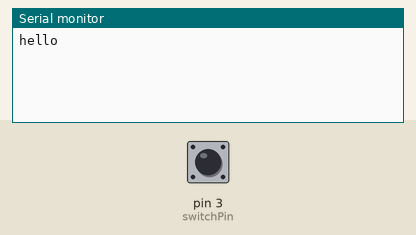
Bench run of a sketch on a simulated Arduino Uno, built with avr-gcc and run on an emulated ATmega328P. Shown: the last lines printed to the serial monitor. The inputs (shaded band) are chosen by the test bench; at power-on: pin 3 (switchPin) HIGH.

Above: at 1.2 s.
1.3 s: pin 3 (switchPin) pulled LOW for 0.15 s
At 2.6 s:
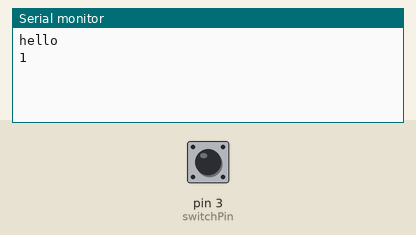
2.9 s: pin 3 (switchPin) pulled LOW for 1 s
At 5.1 s:
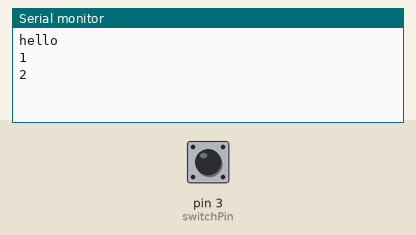
5.4 s: pin 3 (switchPin) pulled LOW for 0.15 s
At 7.0 s:
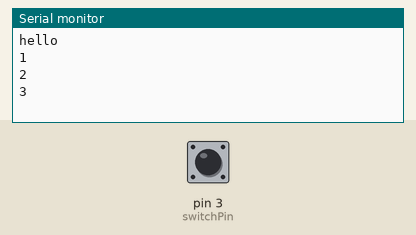

Measured:
- after the input at 1.3 s, the serial monitor: prints a new line after 0.15 s (image 1)
- after the input at 2.9 s, the serial monitor: prints a new line after 1.0 s (image 2)
- after the input at 5.4 s, the serial monitor: prints a new line after 0.15 s (image 3)

The sketch:

buttonCounter.ino
```cpp
int switchPin = 3;
int i = 0;

void setup() {
  pinMode(switchPin, INPUT_PULLUP);
  Serial.begin(500000);
  Serial.println("hello");
}
void loop() {
  while (digitalRead(switchPin) == HIGH) {delay(5);}
  i = i + 1;  //count number of button pushes
  while (digitalRead(switchPin) == LOW) {delay(5);}
  Serial.println(i);
}
```
